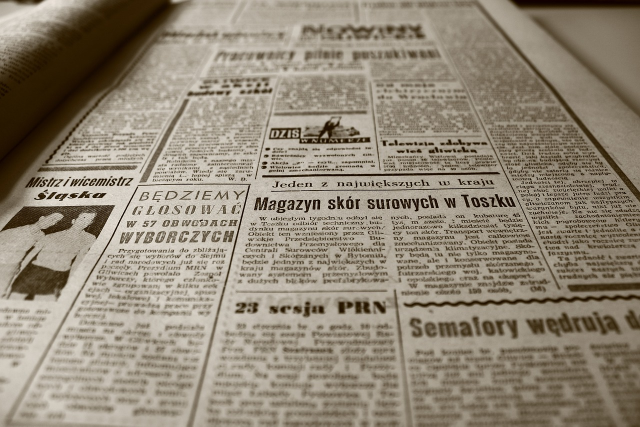
#> input picture Inflearn_Basic_OpenCV/newspaper.jpg, 1280 x 853 px (shown at 1/2 size)
$ jupyter execute '12. 이미지 변형 (원근).ipynb'
#> lines starting #> are read from the running program, lines starting #| are printed output that depends on the picture
# 12. 이미지 변형 (원근)

## 사다리꼴 이미지 펼치기

[cell 1]
import cv2
import numpy as np

img = cv2.imread('newspaper.jpg')
#> img is the input picture: shape (853, 1280, 3); mean B, G, R 118.6, 135.1, 145.4

width, height = 640, 240 # 가로 크기 640, 세로 크기 240으로 결과물 출력

src = np.array([[517, 367], [1009, 367], [1111, 573], [463, 573]], dtype=np.float32) # Input 4개 지점 (꼭지점 4개의 좌표로 그림판에서 점 찍으면 나옴)
dst = np.array([[0, 0], [width, 0], [width, height], [0, height]], dtype=np.float32) # Output 4개 지점
# 좌상, 우상, 우하, 좌하 (시계방향으로 4 지점 정의)

matrix = cv2.getPerspectiveTransform(src, dst) #Metrix 얻어 옴
result = cv2.warpPerspective(img, matrix, (width, height)) # matrix 대로 변환
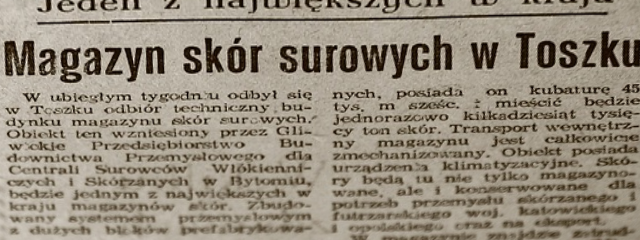
#> result: shape (240, 640, 3); mean B, G, R 124.3, 139.8, 149.4

cv2.imshow('img', img)
cv2.imshow('result', result)
cv2.waitKey(0)
cv2.destroyAllWindows()

 ## 회전된 이미지 똑바로 세우기

[cell 2]
import cv2
import numpy as np

img = cv2.imread('poker.jpg')
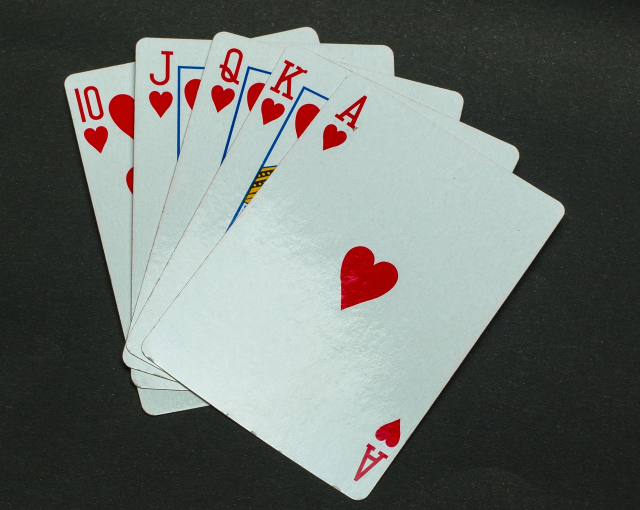
#> input picture Inflearn_Basic_OpenCV/poker.jpg, 1280 x 1020 px (shown at 1/2 size)
#> img is the input picture: shape (1020, 1280, 3); mean B, G, R 108.4, 112.6, 107.2

width, height = 530, 710 # 가로 크기 530, 세로 크기 710으로 결과물 출력

src = np.array([[700, 147], [1131, 417], [725, 999], [283, 695]], dtype=np.float32) # Input 4개 지점 (꼭지점 4개의 좌표로 그림판에서 점 찍으면 나옴)
dst = np.array([[0, 0], [width, 0], [width, height], [0, height]], dtype=np.float32) # Output 4개 지점
# 좌상, 우상, 우하, 좌하 (시계방향으로 4 지점 정의)

matrix = cv2.getPerspectiveTransform(src, dst) #Metrix 얻어 옴
result = cv2.warpPerspective(img, matrix, (width, height)) # matrix 대로 변환
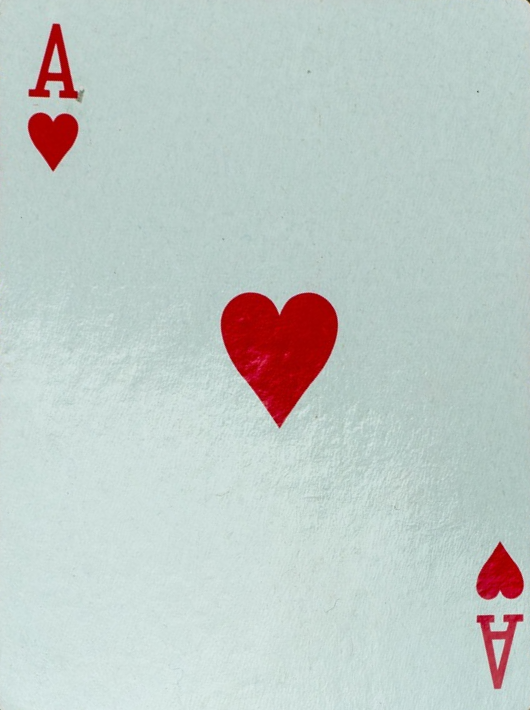
#> result: shape (710, 530, 3); mean B, G, R 198.3, 201.8, 191.6

cv2.imshow('img', img)
cv2.imshow('result', result)
cv2.waitKey(0)
cv2.destroyAllWindows()
